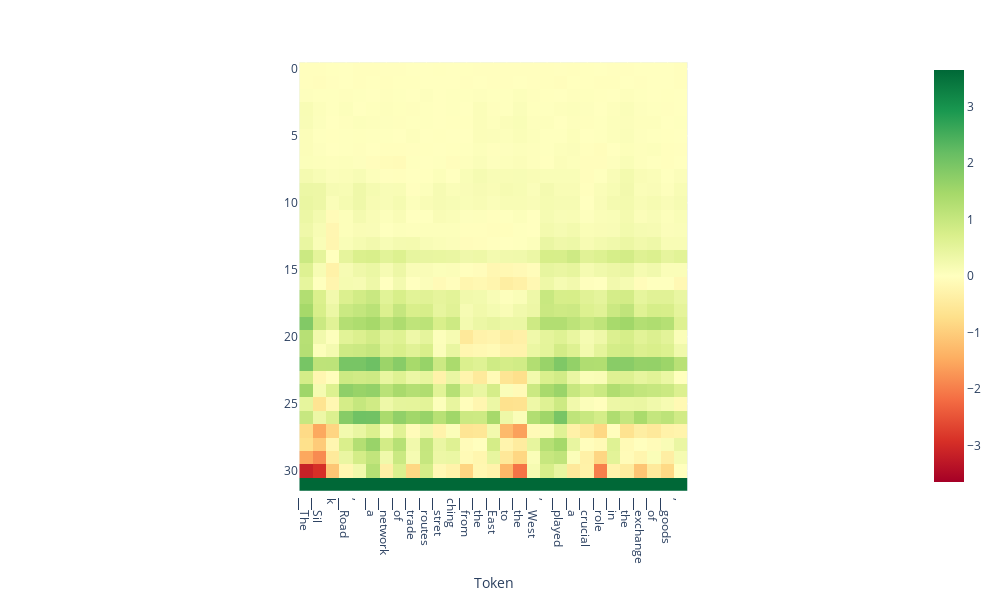

Notebook source saved alongside this figure:
### Code cell
doc.plot_projection_heatmap(output['projections'], output['tokens'], lastn_tokens_to_plot=None, saturate_at='auto')

### Figure 1 — Plotly figure (JSON) as saved in the notebook; plotly's stock layout.template omitted (floating-point values rounded to 4 significant figures; data arrays with more than 128 entries replaced by an {"elided": "..."} marker saying what was removed)
{"data": [{"coloraxis": "coloraxis", "hovertemplate": "Token: %{x}<br>y: %{y}<br>color: %{z}<extra></extra>", "name": "0", "type": "heatmap", "xaxis": "x", "yaxis": "y", "z": {"elided": "32x29 float values"}}], "layout": {"coloraxis": {"cmax": 3.65, "cmin": -3.65, "colorscale": [[0, "rgb(165,0,38)"], [0.1, "rgb(215,48,39)"], [0.2, "rgb(244,109,67)"], [0.3, "rgb(253,174,97)"], [0.4, "rgb(254,224,139)"], [0.5, "rgb(255,255,191)"], [0.6, "rgb(217,239,139)"], [0.7, "rgb(166,217,106)"], [0.8, "rgb(102,189,99)"], [0.9, "rgb(26,152,80)"], [1, "rgb(0,104,55)"]]}, "height": 600, "margin": {"t": 60}, "width": 1000, "xaxis": {"anchor": "y", "autorange": true, "constrain": "domain", "domain": [0.2652, 0.7348], "range": [-0.5, 28.5], "scaleanchor": "y", "ticktext": ["▁The", "▁Sil", "k", "▁Road", ",", "▁a", "▁network", "▁of", "▁trade", "▁routes", "▁stret", "ching", "▁from", "▁the", "▁East", "▁to", "▁the", "▁West", ",", "▁played", "▁a", "▁crucial", "▁role", "▁in", "▁the", "▁exchange", "▁of", "▁goods", ",", "▁ideas"], "tickvals": [0, 1, 2, 3, 4, 5, 6, 7, 8, 9, 10, 11, 12, 13, 14, 15, 16, 17, 18, 19, 20, 21, 22, 23, 24, 25, 26, 27, 28, 29], "title": {"text": "Token"}}, "yaxis": {"anchor": "x", "autorange": true, "constrain": "domain", "domain": [0, 1], "range": [31.5, -0.5]}}}
